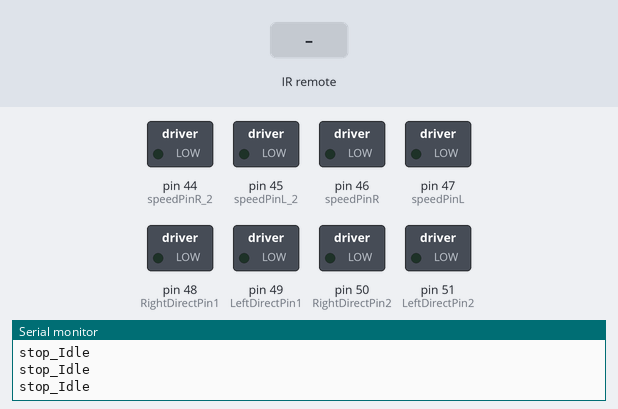
A sketch run on a simulated Arduino Mega 2560, built with avr-gcc and run on an emulated ATmega2560. On the bench: switched loads named in the sketch (green lamp = pin HIGH), the last lines printed to the serial monitor. The inputs (shaded band) are chosen by the test bench.

Above: at 1.2 s.
1.3 s: infrared code 0x00FF18E7 received
At 2.9 s:
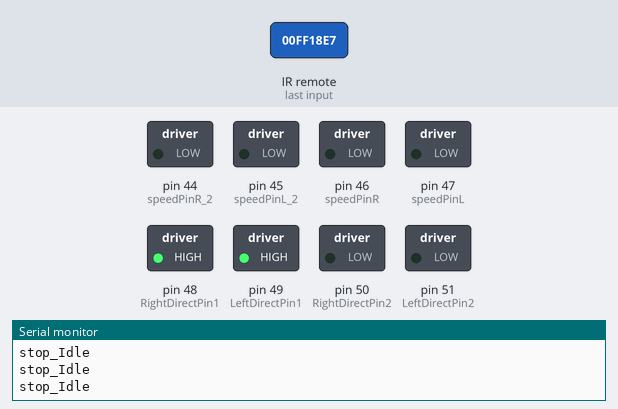
3.2 s: infrared code 0x00FF4AB5 received
At 4.3 s:
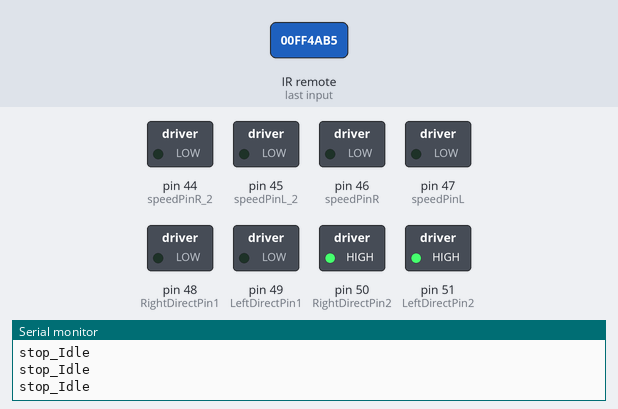
5.0 s: infrared code 0x00FF5AA5 received
At 5.7 s:
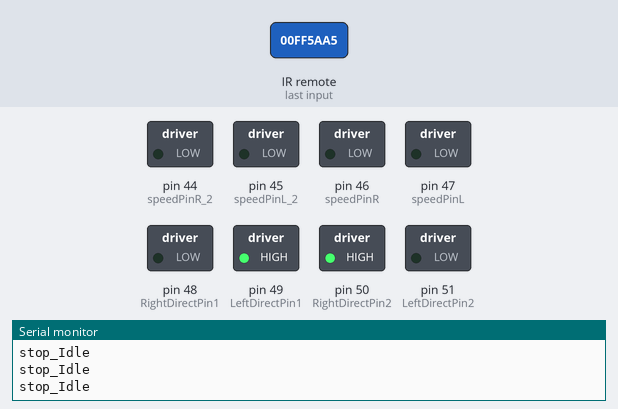
6.9 s: infrared code 0x00FF10EF received
At 8.4 s:
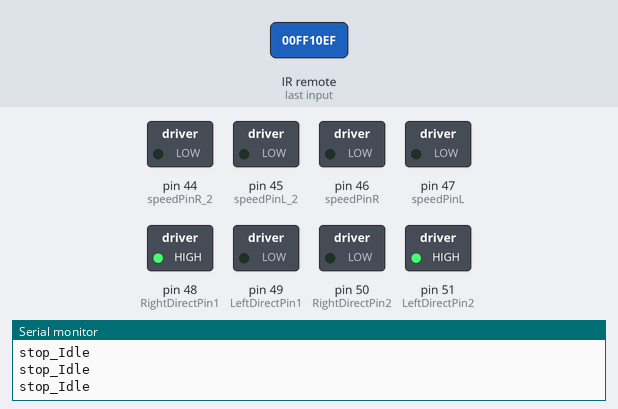
8.8 s: infrared code 0x00FFB04F received
At 9.0 s:
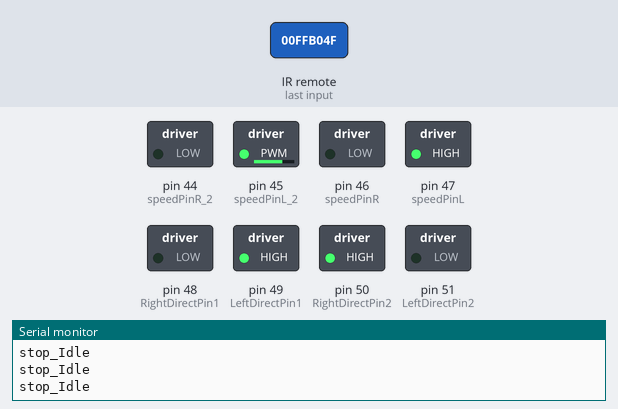
10.7 s: infrared code 0x00FF6897 received
At 10.9 s:
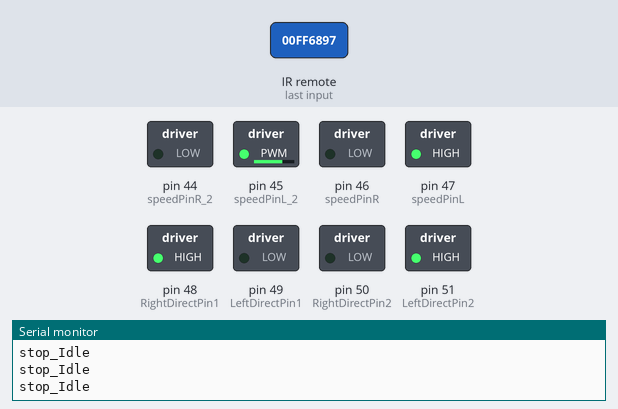
Timing chart, 0 to 13.5 s (numbered marks = the images above; inputs shaded):
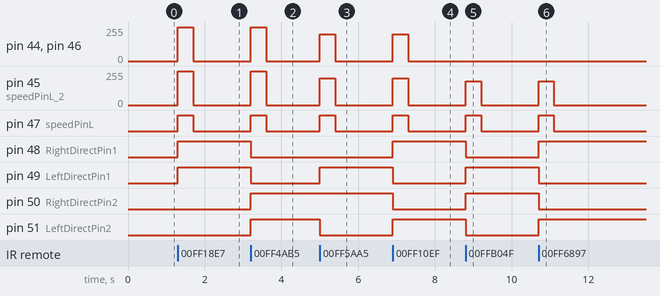

Measured:
- after the input at 1.3 s, pin 44 (speedPinR_2), pin 45 (speedPinL_2), pin 46 (speedPinR): 0/255 → 255/255 at once, → 0/255 0.40 s later; pin 47 (speedPinL): LOW → HIGH at once, → LOW 0.40 s later; pin 48 (RightDirectPin1), pin 49 (LeftDirectPin1): LOW → HIGH at once
- after the input at 3.2 s, pin 44 (speedPinR_2), pin 45 (speedPinL_2), pin 46 (speedPinR): 0/255 → 255/255 at once, → 0/255 0.40 s later; pin 47 (speedPinL): LOW → HIGH at once, → LOW 0.40 s later; pin 48 (RightDirectPin1), pin 49 (LeftDirectPin1): HIGH → LOW at once; pin 50 (RightDirectPin2), pin 51 (LeftDirectPin2): LOW → HIGH at once
- after the input at 5.0 s, pin 44 (speedPinR_2), pin 45 (speedPinL_2), pin 46 (speedPinR): 0/255 → 200/255 at once, → 0/255 0.40 s later; pin 47 (speedPinL): LOW → HIGH at once, → LOW 0.40 s later; pin 49 (LeftDirectPin1): LOW → HIGH at once; pin 51 (LeftDirectPin2): HIGH → LOW at once
- after the input at 6.9 s, pin 44 (speedPinR_2), pin 45 (speedPinL_2), pin 46 (speedPinR): 0/255 → 200/255 at once, → 0/255 0.40 s later; pin 47 (speedPinL): LOW → HIGH at once, → LOW 0.40 s later; pin 48 (RightDirectPin1), pin 51 (LeftDirectPin2): LOW → HIGH at once; pin 49 (LeftDirectPin1), pin 50 (RightDirectPin2): HIGH → LOW at once
- after the input at 8.8 s, pin 45 (speedPinL_2): 0/255 → 180/255 at once, → 0/255 0.40 s later; pin 47 (speedPinL): LOW → HIGH at once, → LOW 0.40 s later; pin 48 (RightDirectPin1), pin 51 (LeftDirectPin2): HIGH → LOW at once; pin 49 (LeftDirectPin1), pin 50 (RightDirectPin2): LOW → HIGH at once
- after the input at 10.7 s, pin 45 (speedPinL_2): 0/255 → 180/255 at once, → 0/255 0.40 s later; pin 47 (speedPinL): LOW → HIGH at once, → LOW 0.40 s later; pin 48 (RightDirectPin1), pin 51 (LeftDirectPin2): LOW → HIGH at once; pin 49 (LeftDirectPin1), pin 50 (RightDirectPin2): HIGH → LOW at once

The sketch:

U5-5IRCONTROLV2.ino
```cpp
// (licence header left out)
#include <IRremote.h>
#define IR_PIN    10 //IR receiver Signal pin connect to Arduino pin D2
 IRrecv IR(IR_PIN);  //   IRrecv object  IR get code from IR remoter
 decode_results IRresults;
#define speedPinR 46 // RIGHT PWM pin connect MODEL-X ENA, was 9
#define RightDirectPin1 48
#define RightDirectPin2 50
#define speedPinL 47 // Left PWM pin connect MODEL-X ENB, was 6
#define LeftDirectPin1 49
#define LeftDirectPin2 51 //Left Motor direction pin 1 to MODEL-X IN4, was 8

//#define speedPinR 9    //  RIGHT PWM pin connect MODEL-X ENA
//#define RightDirectPin1  12    //Right Motor direction pin 1 to MODEL-X IN1
//#define RightDirectPin2  11    //Right Motor direction pin 2 to MODEL-X IN2
//#define speedPinL 6    // Left PWM pin connect MODEL-X ENB
//#define LeftDirectPin1  7    //Left Motor direction pin 1 to MODEL-X IN3
//#define LeftDirectPin2  8   //Left Motor direction pin 1 to MODEL-X IN4

#define speedPinR_2 44 // RIGHT PWM pin connect MODEL-X ENA, was 9
#define RightDirectPin1_2 40 //Right Motor direction pin 1 to MODEL-X IN1, was 12
#define RightDirectPin2_2 42 //Right Motor direction pin 2 to MODEL-X IN2, was 11
#define speedPinL_2 45 // Left PWM pin connect MODEL-X ENB, was 6
#define LeftDirectPin1_2 41 //Left Motor direction pin 1 to MODEL-X IN3, was 7
#define LeftDirectPin2_2 43 //Left Motor direction pin 1 to MODEL-X IN4, was 8

//#define speedPinR_2 9 // RIGHT PWM pin connect MODEL-X ENA, was 9
//#define RightDirectPin1_2 12 //Right Motor direction pin 1 to MODEL-X IN1, was 12
//#define RightDirectPin2_2 11 //Right Motor direction pin 2 to MODEL-X IN2, was 11
//#define speedPinL_2 6 // Left PWM pin connect MODEL-X ENB, was 6
//#define LeftDirectPin1_2 7 //Left Motor direction pin 1 to MODEL-X IN3, was 7
//#define LeftDirectPin2_2 8 //Left Motor direction pin 1 to MODEL-X IN4, was 8


//Right Motor direction pin 1 to MODEL-X IN1, was 12
//Right Motor direction pin 2 to MODEL-X IN2, was 11
//Left Motor direction pin 1 to MODEL-X IN3, was 7


 #define IR_ADVANCE       0x00FF18E7       //code from IR controller "▲" button
 #define IR_BACK          0x00FF4AB5       //code from IR controller "▼" button
 #define IR_RIGHT         0x00FF5AA5       //code from IR controller ">" button
 #define IR_LEFT          0x00FF10EF       //code from IR controller "<" button
 #define IR_STOP          0x00FF38C7       //code from IR controller "OK" button
 #define IR_NudgeRight     0x00FFB04F       //code from IR controller "#" button
 #define IR_NudgeLeft     0x00FF6897       //code from IR controller "*" button


enum DN
{
  GO_ADVANCE, //go forward
  GO_LEFT, //left turn
  GO_RIGHT,//right turn
  GO_BACK,//backward
  STOP_STOP,
  NUDGE_RIGHT,
  NUDGE_LEFT,
  DEF
}Drive_Num=DEF;

bool stopFlag = true;//set stop flag
bool JogFlag = false;
uint16_t JogTimeCnt = 0;
uint32_t JogTime=0;
uint8_t motor_update_flag = 0;
/***************motor control***************/


void stop_Idle() //Stop but coast
{
Serial.println ("stop_Idle");
analogWrite(speedPinL,0); // front controller
analogWrite(speedPinR,0);
analogWrite(speedPinL_2,0);//back controller
analogWrite(speedPinR_2,0);
}

void go_Advance_R(void) //Forward, rear controller
{
Serial.println ("go_Advance rear");
digitalWrite(RightDirectPin1_2, HIGH);
digitalWrite(RightDirectPin2_2,LOW);
digitalWrite(LeftDirectPin1_2,HIGH);
digitalWrite(LeftDirectPin2_2,LOW);
analogWrite(speedPinL_2,255);
analogWrite(speedPinR_2,255);
}
void go_Advance(void)  //Forward
{
  digitalWrite(RightDirectPin1, HIGH);
  digitalWrite(RightDirectPin2,LOW);
  digitalWrite(LeftDirectPin1,HIGH);
  digitalWrite(LeftDirectPin2,LOW);
  analogWrite(speedPinL,255);
  analogWrite(speedPinR,255);
}

void go_Left_R(void)  //Turn left
{
  digitalWrite(RightDirectPin1_2, HIGH);
  digitalWrite(RightDirectPin2_2,LOW);
  digitalWrite(LeftDirectPin1_2,LOW);
  digitalWrite(LeftDirectPin2_2,HIGH);
  analogWrite(speedPinL_2,200);
  analogWrite(speedPinR_2,200);

}
void go_Left(void)  //Turn left
{
  digitalWrite(RightDirectPin1, HIGH);
  digitalWrite(RightDirectPin2,LOW);
  digitalWrite(LeftDirectPin1,LOW);
  digitalWrite(LeftDirectPin2,HIGH);
  analogWrite(speedPinL,200);
  analogWrite(speedPinR,200);

}

void Nudge_Left_R(void)  //Turn left
{
  digitalWrite(RightDirectPin1_2, HIGH);
  digitalWrite(RightDirectPin2_2,LOW);
  digitalWrite(LeftDirectPin1_2,LOW);
  digitalWrite(LeftDirectPin2_2,HIGH);
  analogWrite(speedPinL_2,180);
  analogWrite(speedPinR_2,0);

}
void Nudge_Left(void)  //Turn left
{
  digitalWrite(RightDirectPin1, HIGH);
  digitalWrite(RightDirectPin2,LOW);
  digitalWrite(LeftDirectPin1,LOW);
  digitalWrite(LeftDirectPin2,HIGH);
  analogWrite(speedPinL,180);
  analogWrite(speedPinR,0);

}


void go_Right_R(void)  //Turn right
{
  digitalWrite(RightDirectPin1_2, LOW);
  digitalWrite(RightDirectPin2_2,HIGH);
  digitalWrite(LeftDirectPin1_2,HIGH);
  digitalWrite(LeftDirectPin2_2,LOW);
  analogWrite(speedPinL_2,200);
  analogWrite(speedPinR_2,200);

}
void go_Right()  //Turn right
{
  digitalWrite(RightDirectPin1, LOW);
  digitalWrite(RightDirectPin2,HIGH);
  digitalWrite(LeftDirectPin1,HIGH);
  digitalWrite(LeftDirectPin2,LOW);
  analogWrite(speedPinL,200);
  analogWrite(speedPinR,200);


}

void Nudge_Right()  //Turn right
{
  digitalWrite(RightDirectPin1, LOW);
  digitalWrite(RightDirectPin2,HIGH);
  digitalWrite(LeftDirectPin1,HIGH);
  digitalWrite(LeftDirectPin2,LOW);
  analogWrite(speedPinL,180);
  analogWrite(speedPinR,0);

}

void Nudge_Right_R(void)  //Turn right
{
  digitalWrite(RightDirectPin1_2, LOW);
  digitalWrite(RightDirectPin2_2,HIGH);
  digitalWrite(LeftDirectPin1_2,HIGH);
  digitalWrite(LeftDirectPin2_2,LOW);
  analogWrite(speedPinL_2,180);
  analogWrite(speedPinR_2,0);

}


void go_Back_R()  //Reverse
{
  digitalWrite(RightDirectPin1_2, LOW);
  digitalWrite(RightDirectPin2_2,HIGH);
  digitalWrite(LeftDirectPin1_2,LOW);
  digitalWrite(LeftDirectPin2_2,HIGH);
  analogWrite(speedPinL_2,255);
  analogWrite(speedPinR_2,255);

}
void go_Back()  //Reverse
{
  digitalWrite(RightDirectPin1, LOW);
  digitalWrite(RightDirectPin2,HIGH);
  digitalWrite(LeftDirectPin1,LOW);
  digitalWrite(LeftDirectPin2,HIGH);
  analogWrite(speedPinL,255);
  analogWrite(speedPinR,255);


}

void stop_Stop()    //Stop
{
  digitalWrite(RightDirectPin1, LOW);
  digitalWrite(RightDirectPin2,LOW);
  digitalWrite(LeftDirectPin1,LOW);
  digitalWrite(LeftDirectPin2,LOW);
}

/**************detect IR code***************/
void do_IR_Tick()
{
  if(IR.decode(&IRresults))
  {
    if(IRresults.value==IR_ADVANCE)
    {
      Drive_Num=GO_ADVANCE;
    }
    else if(IRresults.value==IR_RIGHT)
    {
       Drive_Num=GO_RIGHT;
    }
    else if(IRresults.value==IR_LEFT)
    {
       Drive_Num=GO_LEFT;
    }
    else if(IRresults.value==IR_BACK)
    {
        Drive_Num=GO_BACK;
    }
    else if(IRresults.value==IR_STOP)
    {
        Drive_Num=STOP_STOP;
    }
    else if(IRresults.value==IR_NudgeRight)
    {
        Drive_Num=NUDGE_RIGHT;
    }
    else if(IRresults.value==IR_NudgeLeft)
    {
        Drive_Num=NUDGE_LEFT;
    }
    IRresults.value = 0;
    IR.resume();
  }
}

/**************car control**************/
void do_Drive_Tick()
{
    switch (Drive_Num)
    {
      case GO_ADVANCE:go_Advance();go_Advance_R();JogFlag = true;JogTimeCnt = 1;JogTime=millis();break;//if GO_ADVANCE code is detected, then go advance
      case GO_LEFT: go_Left();go_Left_R();JogFlag = true;JogTimeCnt = 1;JogTime=millis();break;//if GO_LEFT code is detected, then turn left
      case GO_RIGHT:  go_Right();go_Right_R();JogFlag = true;JogTimeCnt = 1;JogTime=millis();break;//if GO_RIGHT code is detected, then turn right
      case GO_BACK: go_Back();go_Back_R();JogFlag = true;JogTimeCnt = 1;JogTime=millis();break;//if GO_BACK code is detected, then backward
      case STOP_STOP: stop_Idle();JogTime = 0;break;//stop coast
      case NUDGE_RIGHT: Nudge_Right();Nudge_Right_R();JogFlag = true;JogTimeCnt = 1;JogTime=millis();break;//if NUDGE_RIGHT code is detected, then turn right
      case NUDGE_LEFT: Nudge_Left();Nudge_Left_R();JogFlag = true;JogTimeCnt = 1;JogTime=millis();break;//if NUDGE_LEFT code is detected, then turn right
      default:break;
    }
    Drive_Num=DEF;
   //keep current moving mode for  200 millis seconds
    if(millis()-JogTime>=200)
    {
      JogTime=millis();
      if(JogFlag == true)
      {
        stopFlag = false;
        if(JogTimeCnt <= 0)
        {
          JogFlag = false; stopFlag = true;
        }
        JogTimeCnt--;
      }
      if(stopFlag == true)
      {
        JogTimeCnt=0;
        //stop_Stop();
        stop_Idle(); // coast
      }
    }
}

void setup()
{
  Serial.begin(9600);
while(!Serial)
{
}
;
Serial.println ("Testing IR receiver driving");
  pinMode(RightDirectPin1, OUTPUT);
  pinMode(RightDirectPin2, OUTPUT);
  pinMode(speedPinL, OUTPUT);
  pinMode(LeftDirectPin1, OUTPUT);
  pinMode(LeftDirectPin2, OUTPUT);
  pinMode(speedPinR, OUTPUT);
  stop_Stop();

  pinMode(IR_PIN, INPUT);
  digitalWrite(IR_PIN, HIGH);
  IR.enableIRIn();
}


void loop()
{
  do_IR_Tick();
  do_Drive_Tick();
}
```
